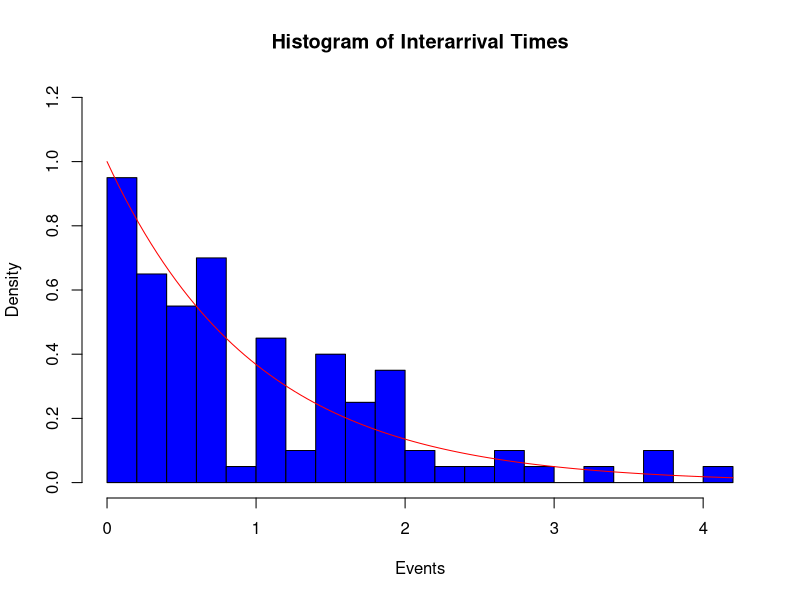

Recreate this plot in R.
## ---- chunk 1
knitr::opts_chunk$set(echo = TRUE)
## ---- chunk 2
N=rpois(10,2)
sum=0
for(i in 1:10){
  sum=sum+N[i]
}
#prints number of events that happened by time 10
print(sum)
## ---- chunk 3
s<-runif(10, min=0, max=10)
S<-sort(s, decreasing=FALSE)
for(i in 1:10){
  cat(sprintf("S%s=%s\n", i, S[i]))
}
## ---- chunk 4
N=rpois(100,2)
N
s<-runif(100, min=0, max=100)
S<-sort(s, decreasing=FALSE)
#only printing out first 10 values
for(i in 1:10){
  cat(sprintf("S%s=%s\n", i, S[i]))
}
#computing interarrival times
X<-rep(0,100)
X[1]=S[1]
for(n in 2:100){
  X[n]=S[n]-S[n-1]
}
print("The first 10 interarrival times:")
for(i in 1:10){
  cat(sprintf("X%s=%s\n", i, X[i]))
}
## ---- chunk 5
hist(X, main='Histogram of Interarrival Times',xlab='Events', ylab='Density', ylim=c(0,1.2), col='blue', breaks=20, freq=FALSE)
curve(dexp(x,log=FALSE), col='red', add=TRUE)
## ---- chunk 6
#T is exponentially distributed
t=rexp(10,0.25)
t
T=rep(0,10)
T[1]=t[1]
sum=T[1]
for(i in 2:10){
  T[i]=t[i]+sum
  sum=T[i]
}
T
## ---- chunk 7
for(a in 1:3){
  t=rexp(10,0.25)
  T=rep(0,10)
  T[1]=t[1]
  sum=T[1]
  for(i in 2:10){
    T[i]=t[i]+sum
    sum=T[i]
  }
  print(T[5])
}
